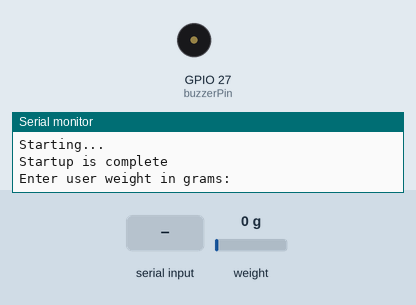
This sketch was run on a simulated ESP32. Parts: buzzer (waves = sounding), the last lines printed to the serial monitor. The test bench sets the inputs (shaded band); at power-on: weight on the scale 0 g. EEPROM starts erased.

Above: at 3.2 s.
3.3 s: "90,45\n" received over Serial
4.8 s: weight on the scale set to 16 g
6.3 s: weight on the scale set to 21 g
At 7.2 s:
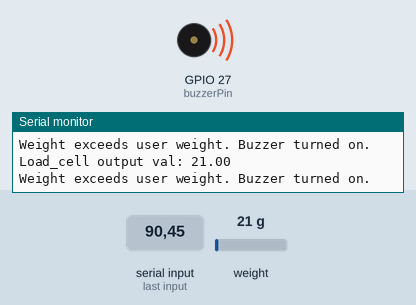
7.8 s: "t90\n" received over Serial
At 8.7 s:
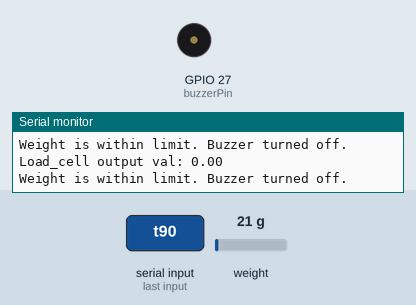
9.3 s: weight on the scale set to 37 g
10.8 s: weight on the scale set to 44 g
At 11.7 s:
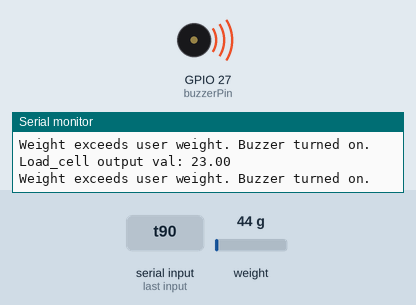
Timing chart, 0 to 13.3 s (numbered marks = the images above; inputs shaded):
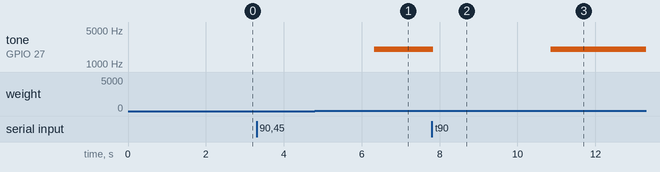

The sketch:

CalibrationFinal.ino
```cpp
#include <HX711_ADC.h>
#if defined(ESP8266)|| defined(ESP32) || defined(AVR)
#include <EEPROM.h>
#endif

// Pins
const int HX711_dout = 14; // mcu > HX711 dout pin
const int HX711_sck = 12; // mcu > HX711 sck pin
const int buzzerPin = 27; // Buzzer signal pin

// HX711 constructor
HX711_ADC LoadCell(HX711_dout, HX711_sck);

const int calVal_eepromAdress = 0;
unsigned long t = 0;
float userWeightGrams = 0; // Variable to store user weight

void setup() {
  Serial.begin(57600); delay(10);
  Serial.println();
  Serial.println("Starting...");

  pinMode(buzzerPin, OUTPUT);

  LoadCell.begin();
  float calibrationValue;
#if defined(ESP8266)|| defined(ESP32)
  EEPROM.begin(512);
#endif
  EEPROM.get(calVal_eepromAdress, calibrationValue);

  unsigned long stabilizingtime = 2000;
  boolean _tare = true;
  LoadCell.start(stabilizingtime, _tare);
  if (LoadCell.getTareTimeoutFlag()) {
    Serial.println("Timeout, check MCU>HX711 wiring and pin designations");
    while (1);
  }
  else {
    LoadCell.setCalFactor(calibrationValue);
    Serial.println("Startup is complete");
  }

  Serial.println("Enter user weight in grams:");
  while (userWeightGrams == 0) {
    if (Serial.available() > 0) {
      userWeightGrams = Serial.parseFloat();
      if (userWeightGrams > 0) {
        Serial.print("User weight set to: ");
        Serial.print(userWeightGrams);
        Serial.println(" grams");
      } else {
        Serial.println("Invalid weight. Please enter a positive number.");
      }
    }
  }

  Serial.println("System ready. Place items on the scale.");
}

void loop() {
  static boolean newDataReady = 0;
  const int serialPrintInterval = 0;

  if (LoadCell.update()) newDataReady = true;

  if (newDataReady) {
    if (millis() > t + serialPrintInterval) {
      float currentWeightGrams = LoadCell.getData();
      Serial.print("Load_cell output val: ");
      Serial.println(currentWeightGrams);

      // Check weight condition
      if (currentWeightGrams > userWeightGrams * 20 / 100) {
        tone(buzzerPin, 2000);  // Turn on buzzer at 1kHz
        Serial.println("Weight exceeds user weight. Buzzer turned on.");
      } else {
        noTone(buzzerPin);  // Turn off buzzer
        Serial.println("Weight is within limit. Buzzer turned off.");
      }

      newDataReady = 0;
      t = millis();
    }
  }

  // Receive command from serial terminal
  if (Serial.available() > 0) {
    char inByte = Serial.read();
    if (inByte == 't') LoadCell.tareNoDelay();
  }

  // Check if last tare operation is complete
  if (LoadCell.getTareStatus() == true) {
    Serial.println("Tare complete");
  }
}
```

Measured:
- the behaviour switches between 18 and 19 g on weight on the scale (found by bisection; images 0 and 1)
- the behaviour switches between 39 and 40 g on weight on the scale (found by bisection; images 2 and 3)
- after the input at 6.3 s, tone on GPIO 27 (buzzerPin): silent → 2000 Hz at once
- after the input at 7.8 s, tone on GPIO 27 (buzzerPin): 2000 Hz → silent at once
- after the input at 10.8 s, tone on GPIO 27 (buzzerPin): silent → 2000 Hz after 0.05 s
